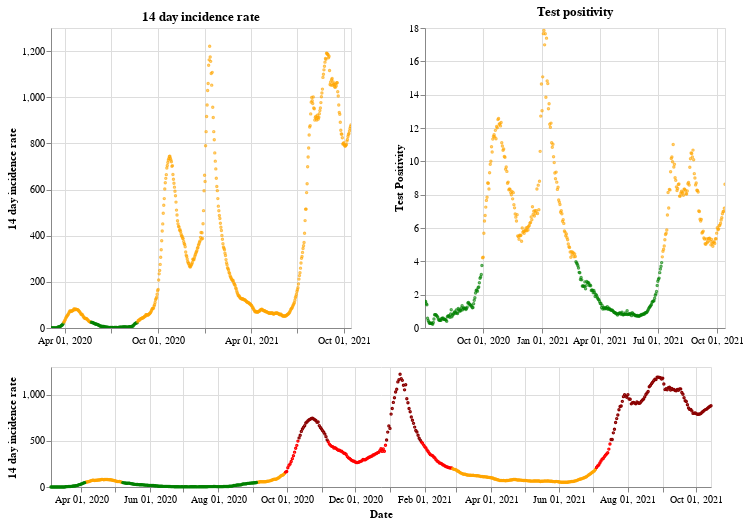

Notebook source saved alongside this figure:
### Markdown cell above
## Northern Ireland

### Code cell
plot_traffic_light('Northern Ireland')

### Figure 1 — Vega-Lite specification as saved in the notebook (floating-point values rounded to 4 significant figures; data arrays with more than 128 entries replaced by an {"elided": "..."} marker saying what was removed)
{"config": {"view": {"continuousWidth": 400, "continuousHeight": 300}}, "vconcat": [{"hconcat": [{"mark": {"type": "point", "size": 2}, "encoding": {"color": {"condition": {"value": "green", "test": "(datum.twoWeeklyCasesRate <= 25)"}, "value": "orange"}, "tooltip": [{"type": "nominal", "field": "areaName"}, {"type": "temporal", "field": "date"}, {"type": "quantitative", "field": "twoWeeklyCasesRate"}, {"type": "quantitative", "field": "testPositivity"}], "x": {"type": "temporal", "axis": {"title": ""}, "field": "date", "scale": {"domain": {"selection": "DateBrush"}}, "timeUnit": "yearmonthdate"}, "y": {"type": "quantitative", "axis": {"title": "14 day incidence rate"}, "field": "twoWeeklyCasesRate"}}, "title": "14 day incidence rate", "width": 300}, {"mark": {"type": "point", "size": 2}, "encoding": {"color": {"condition": {"value": "green", "test": "(datum.testPositivity <= 4)"}, "value": "orange"}, "tooltip": [{"type": "nominal", "field": "areaName"}, {"type": "temporal", "field": "date"}, {"type": "quantitative", "field": "twoWeeklyCasesRate"}, {"type": "quantitative", "field": "testPositivity"}], "x": {"type": "temporal", "axis": {"title": ""}, "field": "date", "scale": {"domain": {"selection": "DateBrush"}}, "timeUnit": "yearmonthdate"}, "y": {"type": "quantitative", "axis": {"title": "Test Positivity"}, "field": "testPositivity"}}, "title": "Test positivity", "width": 300}]}, {"layer": [{"mark": {"type": "point", "size": 2}, "encoding": {"color": {"condition": {"value": "orange", "test": "(((datum.testPositivity < 4) && (datum.twoWeeklyCasesRate >= 50)) && (datum.twoWeeklyCasesRate < 200))"}, "value": "red"}, "opacity": {"condition": {"value": 1, "test": "((datum.twoWeeklyCasesRate >= 50) && (datum.twoWeeklyCasesRate < 500))"}, "value": 0}, "tooltip": [{"type": "nominal", "field": "areaName"}, {"type": "temporal", "field": "date"}, {"type": "quantitative", "field": "twoWeeklyCasesRate"}, {"type": "quantitative", "field": "testPositivity"}], "x": {"type": "temporal", "axis": {"title": "Date"}, "field": "date", "timeUnit": "yearmonthdate"}, "y": {"type": "quantitative", "axis": {"title": "14 day incidence rate"}, "field": "twoWeeklyCasesRate"}}, "selection": {"DateBrush": {"type": "interval", "encodings": ["x"], "fields": ["Time"]}}}, {"mark": {"type": "point", "size": 2}, "encoding": {"color": {"value": "darkred"}, "opacity": {"condition": {"value": 1, "test": "(datum.twoWeeklyCasesRate >= 500)"}, "value": 0}, "tooltip": [{"type": "nominal", "field": "areaName"}, {"type": "temporal", "field": "date"}, {"type": "quantitative", "field": "twoWeeklyCasesRate"}, {"type": "quantitative", "field": "testPositivity"}], "x": {"type": "temporal", "axis": {"title": "Date"}, "field": "date", "timeUnit": "yearmonthdate"}, "y": {"type": "quantitative", "axis": {"title": "14 day incidence rate"}, "field": "twoWeeklyCasesRate"}}}, {"mark": {"type": "point", "size": 2}, "encoding": {"color": {"condition": {"value": "green", "test": "((datum.testPositivity < 4) && (datum.twoWeeklyCasesRate < 50))"}, "value": "orange"}, "opacity": {"condition": {"value": 1, "test": "(datum.twoWeeklyCasesRate < 50)"}, "value": 0}, "tooltip": [{"type": "nominal", "field": "areaName"}, {"type": "temporal", "field": "date"}, {"type": "quantitative", "field": "twoWeeklyCasesRate"}, {"type": "quantitative", "field": "testPositivity"}], "x": {"type": "temporal", "axis": {"title": "Date"}, "field": "date", "timeUnit": "yearmonthdate"}, "y": {"type": "quantitative", "axis": {"title": "14 day incidence rate"}, "field": "twoWeeklyCasesRate"}}}], "height": 120, "width": 660}], "data": {"name": "data-e93f1582eb11f4066952f43362239529"}, "$schema": "https://vega.github.io/schema/vega-lite/v4.8.1.json", "datasets": {"data-e93f1582eb11f4066952f43362239529": {"elided": "589 records"}}}
